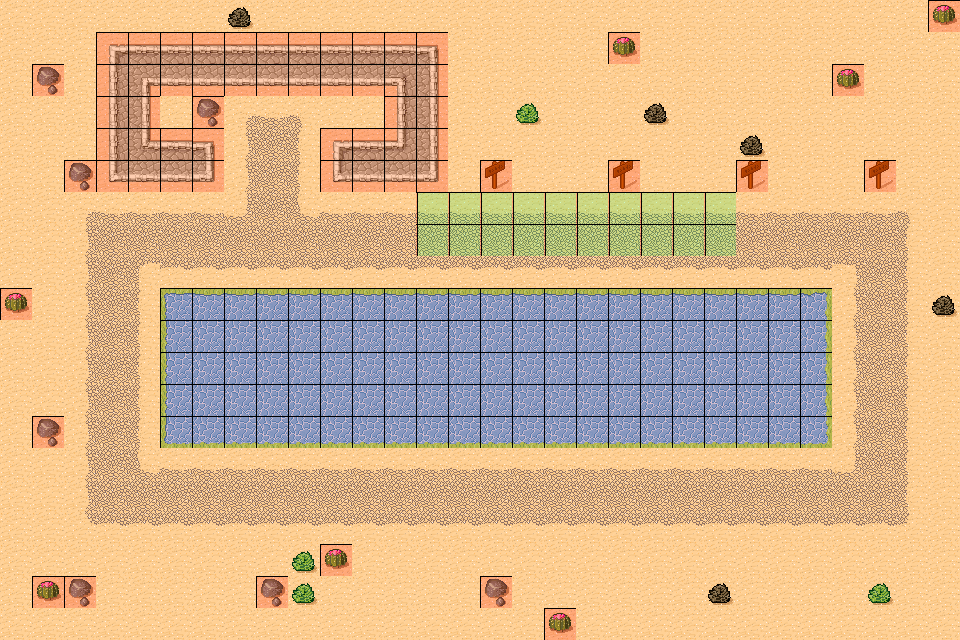

Rendered tile map (Tiled .tmx) drawn with the repository's tilesets; below, a short description and the map source with its tile grids summarised:
An orthogonal 30x20 tile map with 32x32 px tiles, 4 tile layers (BackgroundLayer, BackgroundLayer2, SpawnAreaLayer, BlockLayer), 3 tilesets and 2 objects (SpawnPoint, SpawnArea).

<map version="1.2" tiledversion="1.3.2" orientation="orthogonal" renderorder="right-down" compressionlevel="0" width="30" height="20" tilewidth="32" tileheight="32" infinite="0" nextlayerid="6" nextobjectid="3">
 <tileset firstgid="1" name="desert_tileset" tilewidth="32" tileheight="32" spacing="1" margin="1" tilecount="48" columns="8">
  <image source="../TileImage/img_desert_tile.png" width="265" height="199" />
 </tileset>
 <tileset firstgid="49" name="water_tileset" tilewidth="32" tileheight="32" tilecount="72" columns="9">
  <image source="../TileImage/img_water.png" width="288" height="256" />
 </tileset>
 <tileset firstgid="121" name="block_tileset" tilewidth="32" tileheight="32" tilecount="2" columns="2">
  <properties>
   <property name="collision" type="bool" value="false" />
  </properties>
  <image source="../TileImage/img_block.png" width="67" height="34" />
  <tile id="0">
   <properties>
    <property name="collision" type="bool" value="true" />
   </properties>
  </tile>
 </tileset>
 <layer id="1" name="BackgroundLayer" width="30" height="20">
  <data>[600 cells, 600 non-empty, 31 distinct tile ids]</data>
 </layer>
 <layer id="4" name="BackgroundLayer2" width="30" height="20">
  <data>[600 cells, 105 non-empty, 9 distinct tile ids]</data>
 </layer>
 <layer id="5" name="SpawnAreaLayer" width="30" height="20">
  <data>[600 cells, 20 non-empty, 1 distinct tile ids]</data>
 </layer>
 <layer id="2" name="BlockLayer" width="30" height="20">
  <data>[600 cells, 165 non-empty, 1 distinct tile ids]</data>
 </layer>
 <objectgroup id="3" name="Objects">
  <object id="1" name="SpawnPoint" x="256" y="224" width="32" height="32" />
  <object id="2" name="SpawnArea" x="416" y="192" width="320" height="64" />
 </objectgroup>
</map>
